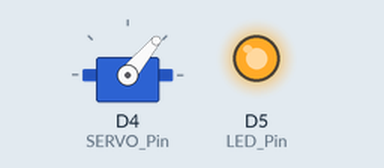
Recording of a sketch running on a simulated ESP8266 (NodeMCU). Parts: servo, output pins drawn as LEDs (lit = HIGH).

Above: at 0.05 s.
At 3.95 s:
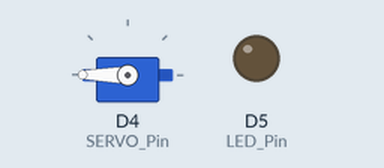
Timing chart, 0 to 5.2 s (numbered marks = the images above):
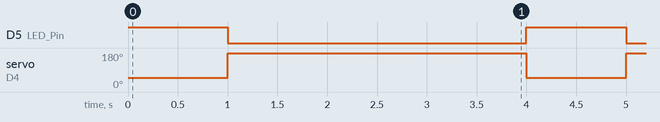

Measured:
- by itself, D5 (LED_Pin): alternates HIGH for 1.0 s and LOW for 3.0 s
- by itself, servo on D4 (SERVO_Pin): alternates 180° for 3.0 s and 50° for 1.0 s

The sketch:

on5_off5_sketch.ino
```cpp
#include <Servo.h>

const int LED_Pin = D5;
const int SERVO_Pin = D4;

const int servo_angle_on = 50;
const int servo_angle_off = 180;

Servo myServo;

void setup() {
  pinMode(LED_Pin, OUTPUT);
  myServo.attach(SERVO_Pin);
}

void loop() {
  // Turn the LED on - when feeding tunnel is open
  digitalWrite(LED_Pin, HIGH);
  myServo.write(servo_angle_on);
  delay(1000);

  // Turn the LED off - when feeding tunnel is closed
  digitalWrite(LED_Pin, LOW);
  myServo.write(servo_angle_off);
  delay(3000);
}
```
